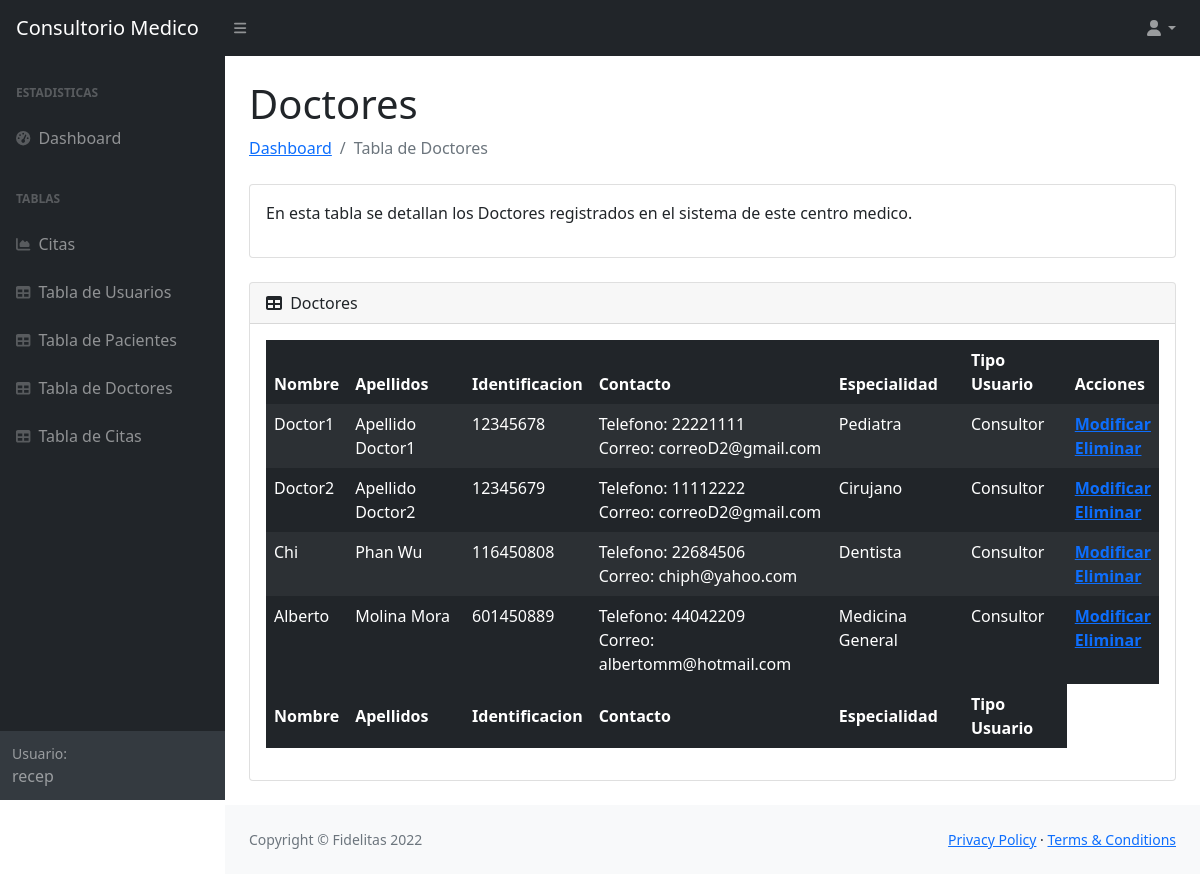
The app's page /tablas/tablaDoctores.php (signed in) with its own data.
### tables this page shows
CREATE TABLE `doctor` (
  idDoctor INT NOT NULL AUTO_INCREMENT,
  nombreDoctor VARCHAR(45) NOT NULL,
  apellidosDoctor VARCHAR(45) NOT NULL,
  cedulaDoctor INT NOT NULL,
  telefonoDoctor VARCHAR(10) NOT NULL,
  correoDoctor VARCHAR(45) NOT NULL,
  especialidad VARCHAR(45) NOT NULL,
  tipoUsuario INT NOT NULL,
  PRIMARY KEY (idDoctor),
  foreign key(tipoUsuario)references `tipousuario`(idtipoUsuario));

CREATE TABLE `tipousuario` (
  idtipoUsuario INT NOT NULL AUTO_INCREMENT,
  tipoDeUsuario VARCHAR(45) NOT NULL,
  PRIMARY KEY (idtipoUsuario));

### tablas/tablaDoctores.php (the view, shortened to what this page needs)
<?php
 require '../conexion/conexion.php';
 $tDoctorSELECT = "SELECT d.idDoctor, d.nombreDoctor, d.apellidosDoctor, d.cedulaDoctor, d.telefonoDoctor, d.correoDoctor, d.especialidad, tu.tipoDeUsuario
 FROM doctor d JOIN tipousuario tu on d.tipoUsuario = tu.idtipoUsuario";
 $resultado = $mysqli->query($tDoctorSELECT);
?>
<!DOCTYPE html>
<html lang="en">
    <head>
        <link href="https://cdn.jsdelivr.net/npm/simple-datatables@latest/dist/style.css" rel="stylesheet" />
        <link href="../css/styles.css" rel="stylesheet" />
    </head>
    <body class="sb-nav-fixed">
        <nav class="sb-topnav navbar navbar-expand navbar-dark bg-dark">
            <a class="navbar-brand ps-3" href="../principal.php">Consultorio Medico</a>
            <button class="btn btn-link btn-sm order-1 order-lg-0 me-4 me-lg-0" id="sidebarToggle" href="#!"><i class="fas fa-bars"></i></button>
            <ul class="navbar-nav ms-auto ms-auto me-0 me-md-3 my-2 my-md-0">
                <li class="nav-item dropdown">
                    <a class="nav-link dropdown-toggle" id="navbarDropdown" href="#" role="button" data-bs-toggle="dropdown" aria-expanded="false"><i class="fas fa-user fa-fw"></i></a>
                </li>
            </ul>
        </nav>
        <div id="layoutSidenav">
            <div id="layoutSidenav_nav">
                <nav class="sb-sidenav accordion sb-sidenav-dark" id="sidenavAccordion">
                    <div class="sb-sidenav-menu">
                        <div class="nav">
                            <div class="sb-sidenav-menu-heading">Estadisticas</div>
                            <a class="nav-link" href="../principal.php">
                                <div class="sb-nav-link-icon"><i class="fas fa-tachometer-alt"></i></div>
                                Dashboard
                            </a>
                            <div class="sb-sidenav-menu-heading">Tablas</div>
                            <a class="nav-link" href="charts.html">
                                <div class="sb-nav-link-icon"><i class="fas fa-chart-area"></i></div>
                                Citas
                            </a>
                            <a class="nav-link" href="../tablas/tablaUsuarios.php">
                                <div class="sb-nav-link-icon"><i class="fas fa-table"></i></div>
                                Tabla de Usuarios
                            </a>
                            <a class="nav-link" href="../tablas/tablaPacientes.php">
                                <div class="sb-nav-link-icon"><i class="fas fa-table"></i></div>
                                Tabla de Pacientes
                            </a>
                            <a class="nav-link" href="../tablas/tablaDoctores.php">
                                <div class="sb-nav-link-icon"><i class="fas fa-table"></i></div>
                                Tabla de Doctores
                            </a>
                            <a class="nav-link" href="../tablas/tablaCitas.php">
                                <div class="sb-nav-link-icon"><i class="fas fa-table"></i></div>
                                Tabla de Citas
                            </a>
                        </div>
                    </div>
                    <div class="sb-sidenav-footer">
                        <div class="small">Usuario:</div>
                        <?php echo $_SESSION['nombreUsuario'] ?>
                    </div>
                </nav>
            </div>
            <div id="layoutSidenav_content">
                <main>
                    <div class="container-fluid px-4">
                        <h1 class="mt-4">Doctores</h1>
                        <ol class="breadcrumb mb-4">
                            <li class="breadcrumb-item"><a href="../principal.php">Dashboard</a></li>
                            <li class="breadcrumb-item active">Tabla de Doctores</li>
                        </ol>
                        <div class="card mb-4">
                            <div class="card-body">
                               <p>En esta tabla se detallan los Doctores registrados en el sistema de este centro medico.</p>
                            </div>
                        </div>
                        <div class="card mb-4">
                            <div class="card-header">
                                <i class="fas fa-table me-1"></i>
                                Doctores
                            </div>
                            <div class="card-body">
                                <table id="datatablesSimple" class="table table-dark table-striped table-borderless">
                                    <thead>
                                        <tr>
                                            <th>Nombre</th>
                                            <th>Apellidos</th>
                                            <th>Identificacion</th>
                                            <th>Contacto</th>
                                            <th>Especialidad</th>
                                            <th>Tipo Usuario</th>
                                            <th>Acciones</th>
                                        </tr>
                                    </thead>
                                    <tfoot>
                                        <tr>
                                            <th>Nombre</th>
                                            <th>Apellidos</th>
                                            <th>Identificacion</th>
                                            <th>Contacto</th>
                                            <th>Especialidad</th>
                                            <th>Tipo Usuario</th>
                                        </tr>
                                    </tfoot>
                                    <tbody>
                                        <?php
                                            while ($row = $resultado->fetch_assoc()) { ?>
                                            <tr>
                                                <?php $idDoctor =  $row['idDoctor'];?>
                                                <td><?php echo $row['nombreDoctor']  ?></td>
                                                <td><?php echo $row['apellidosDoctor']  ?></td>
                                                <td><?php echo $row['cedulaDoctor']  ?></td>
                                                <td><?php echo "Telefono: ".$row['telefonoDoctor']."<br>Correo: ".$row['correoDoctor']  ?></td>
                                                <td><?php echo $row['especialidad']  ?></td>
                                                <td><?php echo $row['tipoDeUsuario']  ?></td>
                                                <th><?php echo "<a href='../formularios/editarDoctor.php?id=$idDoctor'>Modificar</a><br><a href='../scriptsSQL/deleteDoctor.php?id=$idDoctor'>Eliminar</a>" ?></th>
                                            </tr>
                                            <?php } ?>
                                    </tbody>
                                </table>
                            </div>
                        </div>
                    </div>
                </main>
                <footer class="py-4 bg-light mt-auto">
                    <div class="container-fluid px-4">
                        <div class="d-flex align-items-center justify-content-between small">
                            <div class="text-muted">Copyright &copy; Fidelitas 2022</div>
                            <div>
                                <a href="#">Privacy Policy</a>
                                &middot;
                                <a href="#">Terms &amp; Conditions</a>
                            </div>
                        </div>
                    </div>
                </footer>
            </div>
    </body>
</html>

### records on screen
doctor: nombreDoctor "Doctor1", apellidosDoctor "Apellido Doctor1", cedulaDoctor "12345678", telefonoDoctor "22221111", correoDoctor "correoD2@gmail.com", especialidad "Pediatra", tipoUsuario.tipoDeUsuario "Consultor"
doctor: nombreDoctor "Doctor2", apellidosDoctor "Apellido Doctor2", cedulaDoctor "12345679", telefonoDoctor "11112222", correoDoctor "correoD2@gmail.com", especialidad "Cirujano", tipoUsuario.tipoDeUsuario "Consultor"
doctor: nombreDoctor "Chi", apellidosDoctor "Phan Wu", cedulaDoctor "116450808", telefonoDoctor "22684506", correoDoctor "chiph@yahoo.com", especialidad "Dentista", tipoUsuario.tipoDeUsuario "Consultor"
doctor: nombreDoctor "Alberto", apellidosDoctor "Molina Mora", cedulaDoctor "601450889", telefonoDoctor "44042209", correoDoctor "albertomm@hotmail.com", especialidad "Medicina General", tipoUsuario.tipoDeUsuario "Consultor"

### other values on screen
$_SESSION['nombreUsuario'] "recep"
